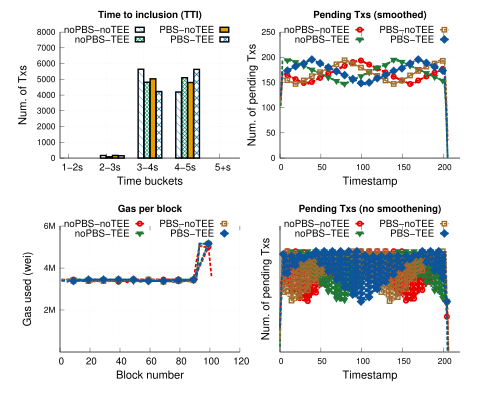

Generate this figure with gnuplot:
# 
# Author: Peterson Yuhala
#

#set term postscript size 3.3in,2.8in linewidth 1 color eps enhanced 22
set term postscript size 5in,4in linewidth 1 color eps enhanced 22
#call "common.gnuplot" "3.4in, 3.9in"
set encoding utf8

set output "op_geth_erc20_tps100.eps"
set datafile separator comma

load "styles.inc"
load "common.gnuplot" 
load "linetypes.gnuplot"

## Variables
COEFF = 1000  # how much we multiply values; in this case we are changin seconds to milli seconds


mp_startx=0.12
mp_starty=0.08
mp_height=0.80
mp_rowgap=0.17
mp_colgap=0.08
mp_width=0.80      


font_size = 14
label_size = 18

eval mpSetup(2,2)

set ytics nomirror
set grid y
set ytics font ",12"


eval mpNext
# --- GRAPH a (top left)


set title "Time to inclusion (TTI)" font "Helvetica-bold,14" #offset 0,-0.2

set ylabel "Num. of Txs" font ",16"  offset 3.5,0
set xlabel "Time buckets" font ",16"
set xtics font ",14"


set xtics("1-2s" 0, "2-3s" 1, "3-4s" 2, "4-5s" 3, "5+s" 4) font ",14"
#set xtics rotate by 60

set style fill solid border -1
set boxwidth 0.15
set xtics offset 0.4,0.4,0
set ytics offset 0.5,0,0
set xlabel offset 0,1,0

dx=0.08
#set offset 25, -0.5, 0, 0 #left,right,top,bottom

#set xrange[0:400]
set yrange [0:8000]

#set key samplen 1 font ",14" at graph 0.5,0.95
#set key maxrows 1 samplen 0.5 width -2 invert center at graph 1.1,1.125 font ",12"
#set key samplen 1 font ",14" at graph 0.5,0.95

set key samplen 0.75 maxrows 2 at graph 0.5, 0.98 center font ",14"



plot 'data/erc20/nopbs_notee_erc20_100_tps_tti.csv' u ($1-dx):3 t "noPBS-noTEE" with boxes ls 1 lc rgb C2 fillstyle pattern 4, \
    'data/erc20/nopbs_tee_erc20_100_tps_tti.csv' u ($1+dx):3 t "noPBS-TEE"  with boxes ls 1 lc rgb C3 fillstyle pattern 2, \
    'data/erc20/pbs_notee_erc20_100_tps_tti.csv' u ($1+3*dx):3 t "PBS-noTEE"  with boxes ls 1 lc rgb C1 fillstyle pattern 3, \
    'data/erc20/pbs_tee_erc20_100_tps_tti.csv' u ($1+5*dx):3 t "PBS-TEE"  with boxes ls 1 lc rgb C5 fillstyle pattern 9
     
unset xtics
eval mpNext
# --- GRAPH b (top right)
set xrange[0:220]


set yrange [0:250]
set title "Pending Txs (smoothed)" font "Helvetica-bold,14" #offset 0,-0.2

set ylabel "Num. of pending Txs" font ",16"  offset 3.5,0
set xlabel "Timestamp" font ",16" 
set xtics offset 0,0.4,0 font ",12"


#set key samplen 1 maxrows 1 center top outside at graph 0.5, 1.0 font ",14"

plot 'data/erc20/nopbs_notee_erc20_100_tps_pending_tx_smoothed.csv' u 1:4 every 2  w l ls 2006 notitle, \
      '' u 1:4 every 10 t "noPBS-noTEE" w lp ls 2006, \
     'data/erc20/nopbs_tee_erc20_100_tps_pending_tx_smoothed.csv' u 1:4 every 2  w l ls 2007 notitle, \
     '' u 1:4 every 10 t "noPBS-TEE" w lp ls 2007, \
     'data/erc20/pbs_notee_erc20_100_tps_pending_tx_smoothed.csv' u 1:4 every 2 w l ls 22004 notitle, \
     '' u 1:4 every 10 t "PBS-noTEE" w lp ls 22004, \
     'data/erc20/pbs_tee_erc20_100_tps_pending_tx_smoothed.csv' u 1:4 every 2 w l ls 22001 notitle, \
        '' u 1:4 every 10 t "PBS-TEE" w lp ls 22001

unset xrange
eval mpNext
# --- GRAPH bottom left

set title "Gas per block" font "Helvetica-bold,14" 
set xlabel "Block number" font ",16"
set xtics font ",14"

set style fill solid border -1



#unset key 
set ylabel "Gas used (wei)" font ",16"  offset 1,0
#set key samplen 1 maxrows 1 center top outside at graph 0.5, 1.0 font ",14"
#set yrange [0:1000000]
#set ytics("200k" 200000, "400k" 400000, "600k" 600000, "800k" 800000, "1M" 1000000) font ",12"

set yrange [0:6000000]
set xrange [0:120]
#set ytics("200k" 200000, "400k" 400000, "600k" 600000, "800k" 800000, "1M" 1000000) font ",12"
#set ytics("2M" 2000000, "4M" 4000000, "6M" 6000000, "8M" 8000000, "10M" 10000000, "12M" 12000000, "14M" 14000000, "16M" 16000000, "18M" 18000000, "20M" 20000000) font ",12"
set ytics("2M" 2000000, "4M" 4000000, "6M" 6000000, "8M" 8000000, "10M" 10000000, "12M" 12000000) font ",12"


plot 'data/erc20/nopbs_notee_erc20_100_tps_gas_per_block.csv' u 1:3 every 2  w l ls 2006 notitle, \
      '' u 1:3 every 10 t "noPBS-noTEE" w lp ls 2006, \
     'data/erc20/nopbs_tee_erc20_100_tps_gas_per_block.csv' u 1:3 every 2  w l ls 2007 notitle, \
     '' u 1:3 every 10 t "noPBS-TEE" w lp ls 2007, \
     'data/erc20/pbs_notee_erc20_100_tps_gas_per_block.csv' u 1:3 every 2 w l ls 22004 notitle, \
     '' u 1:3 every 10 t "PBS-noTEE" w lp ls 22004, \
     'data/erc20/pbs_tee_erc20_100_tps_gas_per_block.csv' u 1:3 every 2 w l ls 22001 notitle, \
        '' u 1:3 every 10 t "PBS-TEE" w lp ls 22001
     

eval mpNext
# --- GRAPH: bottom right
set xrange[0:220]


set yrange [0:250]
set title "Pending Txs (no smoothening)" font "Helvetica-bold,14" #offset 0,-0.2

set ylabel "Num. of pending Txs" font ",16"  offset 1,0
set xlabel "Timestamp" font ",16" 
set xtics offset 0,0.4,0 font ",12"


#set key samplen 1 maxrows 1 center top outside at graph 0.5, 1.0 font ",14"

plot 'data/erc20/nopbs_notee_erc20_100_tps_pending_tx.csv' u 1:3 every 1  w l ls 2006 notitle, \
      '' u 1:3 every 5 t "noPBS-noTEE" w lp ls 2006, \
     'data/erc20/nopbs_tee_erc20_100_tps_pending_tx.csv' u 1:3 every 1  w l ls 2007 notitle, \
     '' u 1:3 every 5 t "noPBS-TEE" w lp ls 2007, \
     'data/erc20/pbs_notee_erc20_100_tps_pending_tx.csv' u 1:3 every 1 w l ls 22004 notitle, \
     '' u 1:3 every 5 t "PBS-noTEE" w lp ls 22004, \
     'data/erc20/pbs_tee_erc20_100_tps_pending_tx.csv' u 1:3 every 1 w l ls 22001 notitle, \
        '' u 1:3 every 5 t "PBS-TEE" w lp ls 22001

     
!epstopdf "op_geth_erc20_tps100.eps"
!rm "op_geth_erc20_tps100.eps"
quit
